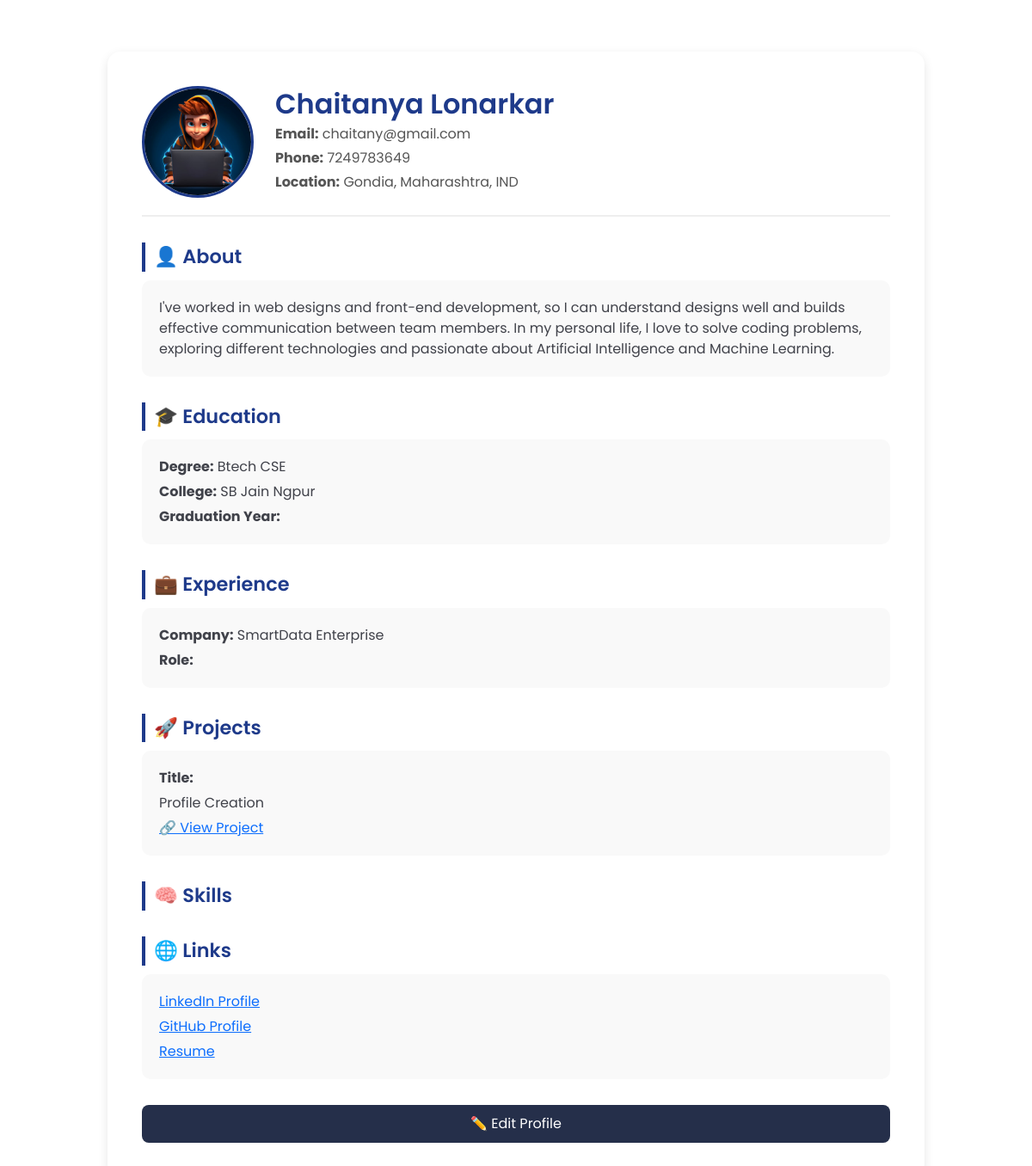
The app's page /resume/ (signed in) with its own data.
### folio/models.py (models this page shows, shortened)
class Portfolio(models.Model):
    user = models.OneToOneField(User, on_delete=models.CASCADE)
    name = models.CharField(max_length=100)
    email = models.EmailField()
    phone = models.CharField(max_length=20, blank=True, null=True)
    profile = models.ImageField(upload_to='profiles/', blank=True, null=True)
    location = models.CharField(max_length=100, blank=True, null=True)
    resume = models.URLField(blank=True, null=True)
    linkedin = models.URLField(blank=True, null=True)
    github = models.URLField(blank=True, null=True)
    bio = models.TextField(blank=True, null=True)
    age = models.PositiveIntegerField(blank=True, null=True)
    degree = models.CharField(max_length=100, blank=True, null=True)
    college = models.CharField(max_length=200, blank=True, null=True)
    graduation_year = models.CharField(max_length=10, blank=True, null=True)
    company = models.CharField(max_length=200, blank=True, null=True)
    position = models.CharField(max_length=100, blank=True, null=True)
    responsibilities = models.TextField(blank=True, null=True)
    projects_title = models.CharField(max_length=200, blank=True, null=True)
    project_desc = models.TextField(blank=True, null=True)
    project_link = models.URLField(blank=True, null=True)
    skills = models.TextField(blank=True, null=True)
    created_at = models.DateTimeField(auto_now_add=True)

### folio/views.py (the view)
# urls.py: path('resume/', views.resume, name='resume'),
@login_required
def resume(request):
    portfolio = Portfolio.objects.get(user=request.user)
    return render(request, 'resume.html', {'user': portfolio})

### folio/templates/resume.html (shortened to what this page needs)
{% load static %}
<!DOCTYPE html>
<html lang="en">
<head>
  <link href="https://cdn.jsdelivr.net/npm/bootstrap@5.3.3/dist/css/bootstrap.min.css" rel="stylesheet">
    <link rel="stylesheet" href="{% static 'css/resume.css' %}">
</head>
<body>
  <div class="container">
    <div class="profile-header">
      {% if user.profile %}
        <img src="{{ user.profile.url }}" alt="Profile Picture">
      {% else %}
        <img src="{% static 'default-profile.png' %}" alt="Default Profile">
      {% endif %}
      <div>
        <h2>{{ user.name }}</h2>
        <p><strong>Email:</strong> {{ user.email }}</p>
        <p><strong>Phone:</strong> {{ user.phone }}</p>
        <p><strong>Location:</strong> {{ user.location }}</p>
      </div>
    </div>
    <div class="section-title">👤 About</div>
    <div class="info-block">
      <p>{{ user.bio }}</p>
    </div>
    <div class="section-title">🎓 Education</div>
    <div class="info-block">
      <p><strong>Degree:</strong> {{ user.degree }}</p>
      <p><strong>College:</strong> {{ user.college }}</p>
      <p><strong>Graduation Year:</strong> {{ user.grad_year }}</p>
    </div>
    <div class="section-title">💼 Experience</div>
    <div class="info-block">
      <p><strong>Company:</strong> {{ user.company }}</p>
      <p><strong>Role:</strong> {{ user.role }}</p>
    </div>
    <div class="section-title">🚀 Projects</div>
    <div class="info-block">
      <p><strong>Title:</strong> {{ user.project_title }}</p>
      <p>{{ user.project_desc }}</p>
      {% if user.project_link %}
        <p><a href="{{ user.project_link }}" target="_blank">🔗 View Project</a></p>
      {% endif %}
    </div>
    <div class="section-title">🧠 Skills</div>
    <div class="section-title">🌐 Links</div>
    <div class="info-block">
      {% if user.linkedin %}
        <p><a href="{{ user.linkedin }}" target="_blank">LinkedIn Profile</a></p>
      {% endif %}
      {% if user.github %}
        <p><a href="{{ user.github }}" target="_blank">GitHub Profile</a></p>
      {% endif %}
      {% if user.resume %}
        <p><a href="{{ user.resume }}" target="_blank">Resume</a></p>
      {% endif %}
    </div>
    <a href="{% url 'update_profile' %}" class="btn-edit">✏️ Edit Profile</a>
  </div>
</body>
</html>

### static/css/resume.css (style rules this page uses)
body { background: linear-gradient( #F8FAFC); font-family: 'Poppins', sans-serif; margin: 0; padding: 0; color: #40424a; }
.container { max-width: 950px; margin: 60px auto; background: white; border-radius: 15px; box-shadow: 0 4px 12px rgba(0, 0, 0, 0.1); padding: 40px; }
.profile-header { display: flex; align-items: center; gap: 25px; margin-bottom: 30px; border-bottom: 2px solid #eee; padding-bottom: 20px; }
.profile-header img { width: 130px; height: 130px; border-radius: 50%; object-fit: cover; border: 3px solid #1E3A8A; }
.profile-header h2 { margin: 0; color: #1E3A8A; font-weight: 600; }
.profile-header p { color: #555; margin: 4px 0; }
.section-title { font-size: 1.4rem; font-weight: 600; color: #1E3A8A; margin-top: 30px; border-left: 4px solid #1E3A8A; padding-left: 10px; }
.info-block { margin-top: 10px; background: #f9f9f9; padding: 15px 20px; border-radius: 10px; }
.info-block p { margin: 5px 0; }
.btn-edit { display: block; width: 100%; text-align: center; background-color: #252f4a; color: #fff; border: none; border-radius: 8px; padding: 10px; margin-top: 30px; font-size: 1rem; text-decoration: none; transition: background 0.3s ease; }

### records on screen
Portfolio: profile (picture), name "Chaitanya Lonarkar", email "chaitany@gmail.com", phone "7249783649", location "Gondia, Maharashtra, IND", bio "I've worked in web designs and front-end development, so I can understand designs well and builds effective communication between team members. In my personal life, I love to solve coding problems, exploring different technologies and passionate about Artificial Intelligence and Machine Learning.", degree "Btech CSE", college "SB Jain Ngpur", company "SmartData Enterprise", project_desc "Profile Creation"
